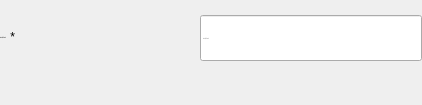
                            <widget class="QWidget" name="widget_7" native="true">
                             <property name="minimumSize">
                              <size>
                               <width>0</width>
                               <height>105</height>
                              </size>
                             </property>
                             <property name="maximumSize">
                              <size>
                               <width>16777215</width>
                               <height>105</height>
                              </size>
                             </property>
                             <layout class="QVBoxLayout" name="verticalLayout_3">
                              <property name="spacing">
                               <number>0</number>
                              </property>
                              <property name="leftMargin">
                               <number>0</number>
                              </property>
                              <property name="topMargin">
                               <number>0</number>
                              </property>
                              <property name="rightMargin">
                               <number>0</number>
                              </property>
                              <property name="bottomMargin">
                               <number>0</number>
                              </property>
                              <item>
                               <widget class="QWidget" name="widget_27" native="true">
                                <layout class="QHBoxLayout" name="horizontalLayout_29">
                                 <property name="spacing">
                                  <number>0</number>
                                 </property>
                                 <property name="leftMargin">
                                  <number>0</number>
                                 </property>
                                 <property name="topMargin">
                                  <number>0</number>
                                 </property>
                                 <property name="rightMargin">
                                  <number>0</number>
                                 </property>
                                 <property name="bottomMargin">
                                  <number>0</number>
                                 </property>
                                 <item>
                                  <layout class="QHBoxLayout" name="formInput_11">
                                   <property name="spacing">
                                    <number>0</number>
                                   </property>
                                   <property name="topMargin">
                                    <number>0</number>
                                   </property>
                                   <item alignment="Qt::AlignTop">
                                    <widget class="QWidget" name="label_product_2" native="true">
                                     <property name="minimumSize">
                                      <size>
                                       <width>200</width>
                                       <height>0</height>
                                      </size>
                                     </property>
                                     <property name="maximumSize">
                                      <size>
                                       <width>200</width>
                                       <height>16777215</height>
                                      </size>
                                     </property>
                                     <layout class="QHBoxLayout" name="horizontalLayout_9">
                                      <property name="spacing">
                                       <number>0</number>
                                      </property>
                                      <property name="leftMargin">
                                       <number>0</number>
                                      </property>
                                      <property name="topMargin">
                                       <number>30</number>
                                      </property>
                                      <property name="rightMargin">
                                       <number>0</number>
                                      </property>
                                      <property name="bottomMargin">
                                       <number>0</number>
                                      </property>
                                      <item>
                                       <widget class="QLabel" name="label_4">
                                        <property name="font">
                                         <font>
                                          <family>Cambria</family>
                                          <pointsize>-1</pointsize>
                                          <weight>50</weight>
                                          <bold>false</bold>
                                         </font>
                                        </property>
                                        <property name="text">
                                         <string>Mã nhập hàng</string>
                                        </property>
                                       </widget>
                                      </item>
                                      <item>
                                       <widget class="QLabel" name="label_required_5">
                                        <property name="sizePolicy">
                                         <sizepolicy hsizetype="Expanding" vsizetype="Preferred">
                                          <horstretch>0</horstretch>
                                          <verstretch>0</verstretch>
                                         </sizepolicy>
                                        </property>
                                        <property name="text">
                                         <string> *</string>
                                        </property>
                                       </widget>
                                      </item>
                                     </layout>
                                    </widget>
                                   </item>
                                   <item alignment="Qt::AlignTop">
                                    <widget class="QWidget" name="widget_28" native="true">
                                     <property name="maximumSize">
                                      <size>
                                       <width>16777215</width>
                                       <height>16777215</height>
                                      </size>
                                     </property>
                                     <layout class="QVBoxLayout" name="verticalLayout_20">
                                      <property name="spacing">
                                       <number>0</number>
                                      </property>
                                      <property name="leftMargin">
                                       <number>0</number>
                                      </property>
                                      <property name="topMargin">
                                       <number>15</number>
                                      </property>
                                      <property name="rightMargin">
                                       <number>0</number>
                                      </property>
                                      <property name="bottomMargin">
                                       <number>0</number>
                                      </property>
                                      <item>
                                       <widget class="QLineEdit" name="order_code_le">
                                        <property name="minimumSize">
                                         <size>
                                          <width>222</width>
                                          <height>46</height>
                                         </size>
                                        </property>
                                        <property name="maximumSize">
                                         <size>
                                          <width>16777215</width>
                                          <height>16777215</height>
                                         </size>
                                        </property>
                                        <property name="font">
                                         <font>
                                          <family>Cambria</family>
                                          <pointsize>-1</pointsize>
                                         </font>
                                        </property>
                                        <property name="text">
                                         <string/>
                                        </property>
                                        <property name="placeholderText">
                                         <string>Mã nhập hàng</string>
                                        </property>
                                        <property name="clearButtonEnabled">
                                         <bool>true</bool>
                                        </property>
                                       </widget>
                                      </item>
                                      <item>
                                       <widget class="QLabel" name="error_order_code">
                                        <property name="text">
                                         <string/>
                                        </property>
                                        <property name="margin">
                                         <number>0</number>
                                        </property>
                                       </widget>
                                      </item>
                                     </layout>
                                    </widget>
                                   </item>
                                  </layout>
                                 </item>
                                </layout>
                               </widget>
                              </item>
                             </layout>
                            </widget>
